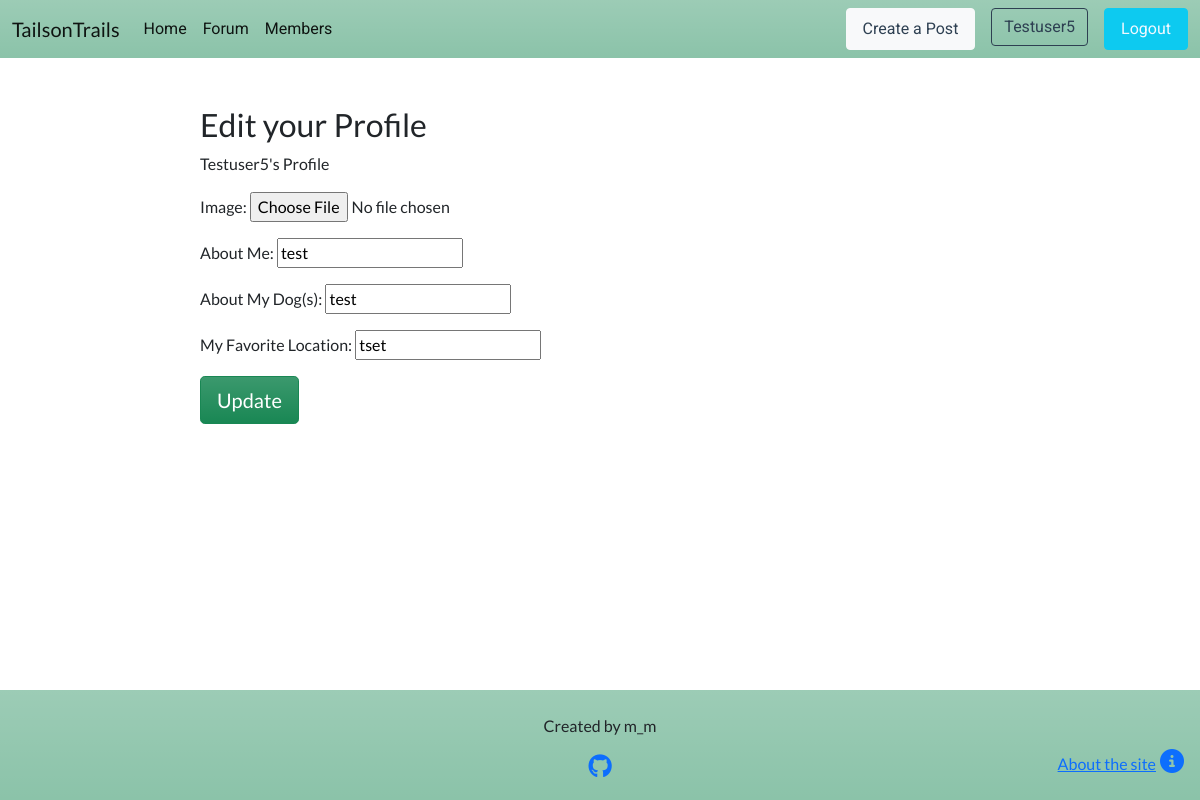
The app's page /edit_profile (signed in), older data.
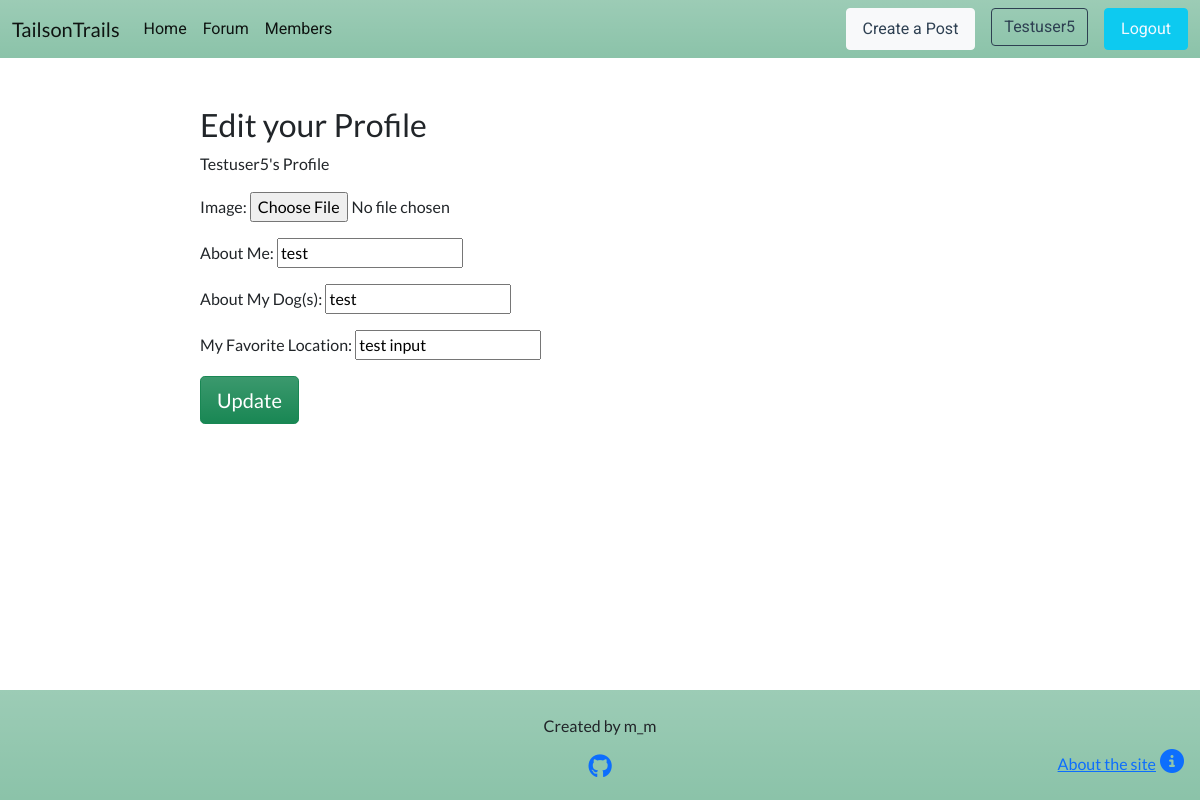
The same page, newer data.
### forum/models.py (models this page shows, shortened)
class Profile(models.Model):
    user = models.OneToOneField(User, on_delete=models.CASCADE)
    featured_image = CloudinaryField('image', default='placeholder')
    about_me = models.TextField(max_length=300, blank=True)
    about_dog = models.TextField(max_length=300, blank=True)
    favorite_location = models.TextField(max_length=100, blank=True)

### forum/views.py (the view)
# urls.py: path('edit_profile', views.edit_profile, name='profile_edit'),
@login_required
def edit_profile(request):
    profile = get_object_or_404(Profile, user=request.user)
    if request.method == 'POST':
        form = ProfileEditForm(request.POST or None, request.FILES, instance=profile)
        if form.is_valid():
            form.save()
            messages.success(request, 'Profile updated successfully')
            return redirect('posts')
        else:
            messages.error(request,
                           ('Update failed. Please ensure '
                            'the form is valid.'))
    else:
        form = ProfileEditForm(instance=profile)
    template = 'profile_edit.html'
    context = {'form': form,}
    return render(request, template, context)

### forum/forms.py
class ProfileEditForm(forms.ModelForm):
    featured_image = forms.FileField(label='Image')
    about_me = forms.CharField(label='About Me:')
    about_dog = forms.CharField(label='About My Dog(s):')
    favorite_location = forms.CharField(label='My Favorite Location:', max_length=300)
    class Meta:
        model = Profile
        fields = ('featured_image','about_me','about_dog', 'favorite_location')

### templates/profile_edit.html (shortened to what this page needs)
{% extends "base.html" %}
{% block content %}
<div class="col col-md-8 offset-md-2 mt-5">
    <h2>Edit your Profile</h2>
    <p>{{user.username|title}}'s Profile</p>
<form method="POST" enctype="multipart/form-data">
    {{ form.as_p }}
    <input type="submit" value="Update" class="btn btn-success btn-lg bg-gradient mb-3">
</form>
</div>
{% endblock %}

Row changes from the older to the newer data that the page shows:
changed Profile "test": favorite_location "tset" → "test input"
